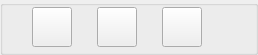
     <widget class="QGroupBox" name="groupBox_17">
      <property name="geometry">
       <rect>
        <x>864</x>
        <y>111</y>
        <width>258</width>
        <height>55</height>
       </rect>
      </property>
      <property name="styleSheet">
       <string notr="true">QToolButton { 
	background: auto;
}</string>
      </property>
      <property name="title">
       <string/>
      </property>
      <widget class="QToolButton" name="eNewEgBtn">
       <property name="geometry">
        <rect>
         <x>32</x>
         <y>7</y>
         <width>40</width>
         <height>40</height>
        </rect>
       </property>
       <property name="minimumSize">
        <size>
         <width>40</width>
         <height>40</height>
        </size>
       </property>
       <property name="maximumSize">
        <size>
         <width>40</width>
         <height>40</height>
        </size>
       </property>
       <property name="font">
        <font>
         <pointsize>10</pointsize>
         <weight>50</weight>
         <italic>false</italic>
         <bold>false</bold>
        </font>
       </property>
       <property name="toolTip">
        <string>add new example</string>
       </property>
       <property name="text">
        <string/>
       </property>
      </widget>
      <widget class="QToolButton" name="eDuplicateBtn">
       <property name="geometry">
        <rect>
         <x>97</x>
         <y>7</y>
         <width>40</width>
         <height>40</height>
        </rect>
       </property>
       <property name="minimumSize">
        <size>
         <width>40</width>
         <height>40</height>
        </size>
       </property>
       <property name="maximumSize">
        <size>
         <width>40</width>
         <height>40</height>
        </size>
       </property>
       <property name="font">
        <font>
         <pointsize>10</pointsize>
         <weight>50</weight>
         <italic>false</italic>
         <bold>false</bold>
        </font>
       </property>
       <property name="toolTip">
        <string>duplicate example (can be used for examples with minor variations)</string>
       </property>
       <property name="styleSheet">
        <string notr="true"/>
       </property>
       <property name="text">
        <string/>
       </property>
      </widget>
      <widget class="QToolButton" name="eCopyLineBtn">
       <property name="geometry">
        <rect>
         <x>162</x>
         <y>7</y>
         <width>40</width>
         <height>40</height>
        </rect>
       </property>
       <property name="minimumSize">
        <size>
         <width>40</width>
         <height>40</height>
        </size>
       </property>
       <property name="maximumSize">
        <size>
         <width>40</width>
         <height>40</height>
        </size>
       </property>
       <property name="toolTip">
        <string>copy example to clipboard for use in other applications</string>
       </property>
       <property name="text">
        <string/>
       </property>
      </widget>
     </widget>
